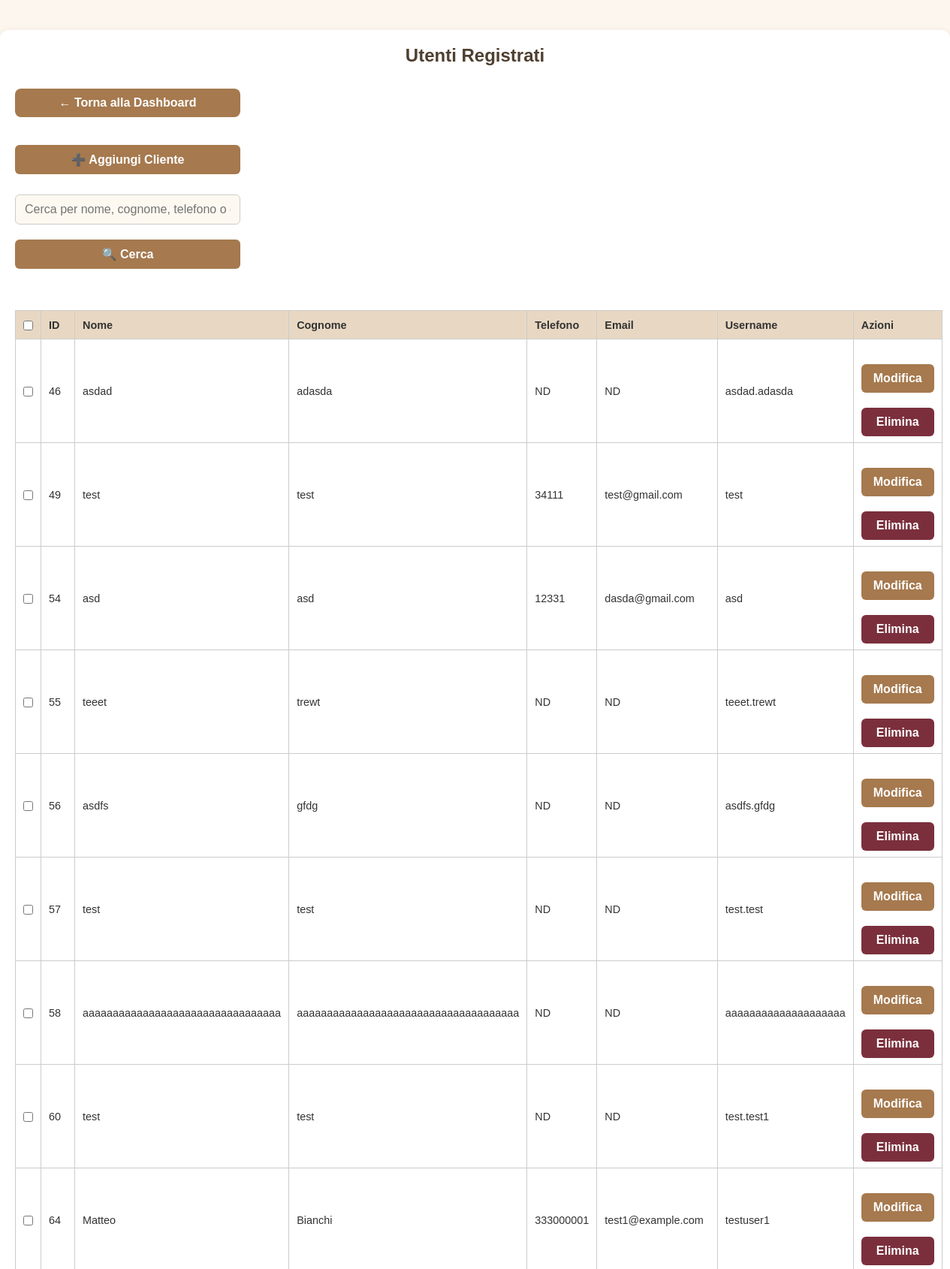
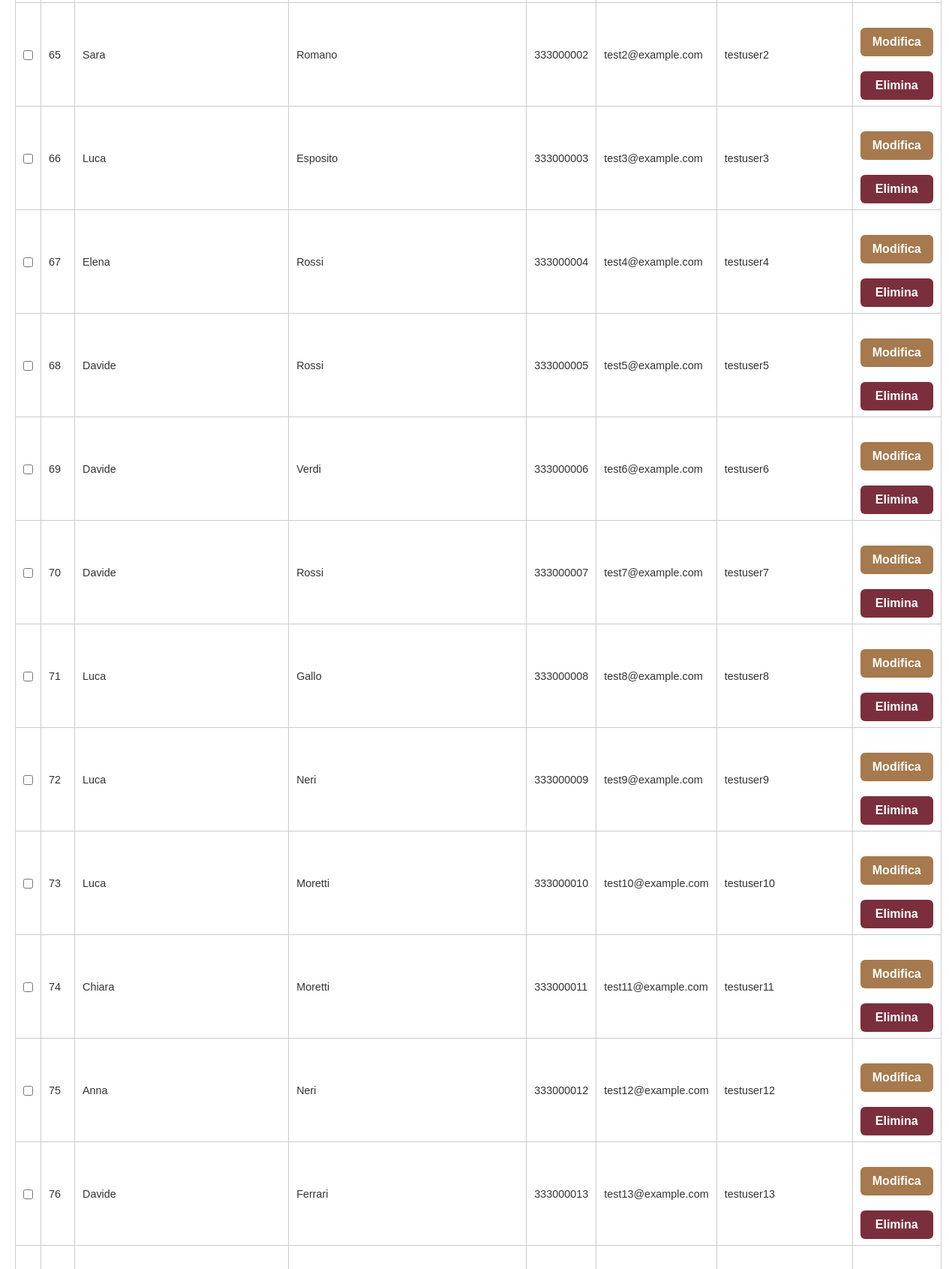
/admin_users (signed in, upper part), run on the app's committed database (2 pictures, top to bottom).
### tables this page shows
CREATE TABLE users (
            id INTEGER PRIMARY KEY AUTOINCREMENT,
            username TEXT NOT NULL UNIQUE,
            password TEXT NOT NULL
        , name TEXT NOT NULL DEFAULT 'NOME', surname TEXT NOT NULL DEFAULT 'COGNOME', phone TEXT NOT NULL DEFAULT '0000000000', email TEXT, newsletter_optin INTEGER DEFAULT 0);

### app.py (the view)
@app.route('/admin_users')
def admin_users():
    if 'admin' not in session:
        return redirect(url_for('login_admin'))
    page = int(request.args.get('page', 1))
    per_page = 50
    offset = (page - 1) * per_page
    search_query = request.args.get('search', '').strip()
    conn = sqlite3.connect('bookings.db')
    cursor = conn.cursor()
    if search_query:
        search = f"%{search_query}%"
        cursor.execute("""
            SELECT COUNT(*) FROM users
            WHERE name LIKE ? OR surname LIKE ? OR phone LIKE ? OR email LIKE ?
        """, (search, search, search, search))
        total_users = cursor.fetchone()[0]
        cursor.execute("""
            SELECT id, name, surname, phone, email, username
            FROM users
            WHERE name LIKE ? OR surname LIKE ? OR phone LIKE ? OR email LIKE ?
            ORDER BY id
            LIMIT ? OFFSET ?
        """, (search, search, search, search, per_page, offset))
    else:
        cursor.execute("SELECT COUNT(*) FROM users")
        total_users = cursor.fetchone()[0]
        cursor.execute("""
            SELECT id, name, surname, phone, email, username
            FROM users
            ORDER BY id
            LIMIT ? OFFSET ?
        """, (per_page, offset))
    users = cursor.fetchall()
    conn.close()
    total_pages = (total_users + per_page - 1) // per_page
    return render_template('admin_users.html',
                           users=users,
                           page=page,
                           total_pages=total_pages,
                           search_query=search_query)

### templates/admin_users.html (shortened to what this page needs)
<!DOCTYPE html>
<html lang="it">
<head>
  <link rel="stylesheet" href="{{ url_for('static', filename='style.css') }}">
</head>
<body>
  <div class="page">
    <div class="container">
      <h2>Utenti Registrati</h2>
      <div class="top-bar">
        <a class="dashboard-link full-width" href="{{ url_for('admin_dashboard') }}">&larr; Torna alla Dashboard</a>
        <a href="{{ url_for('admin_add_user') }}" class="full-width">
          <button class="big-btn full-width">➕ Aggiungi Cliente</button>
        </a>
        <form method="get" class="full-width search-form">
          <input type="text" name="search" placeholder="Cerca per nome, cognome, telefono o email"
                 value="{{ search_query or '' }}">
          <button type="submit" class="big-btn">🔍 Cerca</button>
        </form>
      </div>
      {% if users %}
      <form method="post" action="{{ url_for('delete_selected_users') }}">
        <table>
          <thead>
            <tr>
              <th><input type="checkbox" id="select-all"></th>
              <th>ID</th>
              <th>Nome</th>
              <th>Cognome</th>
              <th>Telefono</th>
              <th>Email</th>
              <th>Username</th>
              <th>Azioni</th>
            </tr>
          </thead>
          <tbody>
            {% for user in users %}
            <tr>
              <td><input type="checkbox" name="selected_users" value="{{ user[0] }}"></td>
              <td>{{ user[0] }}</td>
              <td>{{ user[1] }}</td>
              <td>{{ user[2] }}</td>
              <td>{{ user[3] }}</td>
              <td>{{ user[4] or 'ND' }}</td>
              <td>{{ user[5] }}</td>
              <td>
                <div class="actions">
                  <a href="{{ url_for('admin_edit_user', user_id=user[0]) }}">
                    <button class="big-btn" type="button">Modifica</button>
                  </a>
                  <form method="post" action="{{ url_for('admin_delete_user', user_id=user[0]) }}" onsubmit="return confirm('Confermi eliminazione utente {{ user[1] }} {{ user[2] }}?')">
                    <button type="submit" class="delete-btn">Elimina</button>
                  </form>
                </div>
              </td>
            </tr>
            {% endfor %}
          </tbody>
        </table>
      </form>
      {% else %}
        <p>Nessun utente registrato.</p>
      {% endif %}
    </div>
  </div>
</body>
</html>

### static/style.css (style rules this page uses)
* { box-sizing: border-box; margin: 0; padding: 0; }
body { font-family: 'Arial', sans-serif; background-color: #fdf6ec; color: #333; display: flex; flex-direction: column; align-items: center; padding: 20px; }
.container { width: 100%; max-width: 600px; background: #fffaf2; padding: 20px; border-radius: 8px; box-shadow: 0 4px 12px rgba(0, 0, 0, 0.1); margin: 20px 0; }
h1, h2, h3 { text-align: center; color: #4e3f2f; margin-bottom: 15px; }
form { display: flex; flex-direction: column; }
input, select, button { padding: 10px; margin-top: 5px; background-color: #fef9f0; color: #333; border: 1px solid #ccc; border-radius: 5px; font-size: 16px; }
button { background-color: #a67c52; color: #fff; cursor: pointer; font-weight: bold; transition: background-color 0.3s; border: none; }
.big-btn { width: 100%; padding: 15px; font-size: 18px; margin: 10px 0; }
a { display: block; text-align: center; margin-top: 15px; text-decoration: none; color: #a67c52; font-weight: bold; }
table { width: 100%; border-collapse: collapse; margin-top: 20px; background-color: #fff; color: #333; }
table, th, td { border: 1px solid #ddd; }
th, td { padding: 10px; text-align: center; }
th { background-color: #f0e6d6; color: #333; }

### templates/admin_users.html (style rules this page uses)
body { margin: 0; padding: 0; background-color: #fdf6ee; font-family: sans-serif; }
.page { width: 100%; display: flex; justify-content: center; }
.container { max-width: 1400px; margin: 40px auto; padding: 20px; background-color: #fff; border-radius: 12px; box-shadow: 0 0 10px rgba(0, 0, 0, 0.05); }
.dashboard-link { display: inline-block; padding: 10px 20px; background-color: #a6794e; color: white; border-radius: 8px; text-decoration: none; font-weight: bold; transition: background-color 0.3s ease; text-align: center; }
table { width: 100%; border-collapse: collapse; font-size: 0.9rem; }
table th, table td { padding: 8px 10px; text-align: left; border: 1px solid #ccc; }
table th { background-color: #e8d8c3; }
.actions { display: flex; flex-direction: column; gap: 5px; }
.big-btn, .delete-btn { padding: 10px 16px; font-size: 1rem; border: none; border-radius: 6px; cursor: pointer; color: #fff; }
.big-btn { background-color: #a6794e; }
.delete-btn { background-color: #7b2f3c !important; }
.top-bar { display: flex; flex-direction: column; align-items: flex-start; gap: 12px; margin-bottom: 25px; width: 300px; }
.full-width { width: 100%; }
.search-form { display: flex; gap: 10px; width: 100%; }
.search-form input { flex: 1; padding: 10px 12px; border: 1px solid #ccc; border-radius: 6px; font-size: 1rem; }

### data on the page
users: id "46", name "asdad", surname "adasda", phone "ND", username "asdad.adasda"
users: id "49", name "test", surname "test", phone "34111", email "test@gmail.com", username "test"
users: id "54", name "asd", surname "asd", phone "12331", email "dasda@gmail.com", username "asd"
users: id "55", name "teeet", surname "trewt", phone "ND", username "teeet.trewt"
users: id "56", name "asdfs", surname "gfdg", phone "ND", username "asdfs.gfdg"
users: id "57", name "test", surname "test", phone "ND", username "test.test"
users: id "58", name "aaaaaaaaaaaaaaaaaaaaaaaaaaaaaaaaa", surname "aaaaaaaaaaaaaaaaaaaaaaaaaaaaaaaaaaaaa", phone "ND", username "aaaaaaaaaaaaaaaaaaaa"
users: id "60", name "test", surname "test", phone "ND", username "test.test1"
users: id "64", name "Matteo", surname "Bianchi", phone "333000001", email "test1@example.com", username "testuser1"
users: id "65", name "Sara", surname "Romano", phone "333000002", email "test2@example.com", username "testuser2"
users: id "66", name "Luca", surname "Esposito", phone "333000003", email "test3@example.com", username "testuser3"
users: id "67", name "Elena", surname "Rossi", phone "333000004", email "test4@example.com", username "testuser4"
users: id "68", name "Davide", surname "Rossi", phone "333000005", email "test5@example.com", username "testuser5"
users: id "69", name "Davide", surname "Verdi", phone "333000006", email "test6@example.com", username "testuser6"
users: id "70", name "Davide", surname "Rossi", phone "333000007", email "test7@example.com", username "testuser7"
users: id "71", name "Luca", surname "Gallo", phone "333000008", email "test8@example.com", username "testuser8"
users: id "72", name "Luca", surname "Neri", phone "333000009", email "test9@example.com", username "testuser9"
users: id "73", name "Luca", surname "Moretti", phone "333000010", email "test10@example.com", username "testuser10"
users: id "74", name "Chiara", surname "Moretti", phone "333000011", email "test11@example.com", username "testuser11"
users: id "75", name "Anna", surname "Neri", phone "333000012", email "test12@example.com", username "testuser12"
users: id "76", name "Davide", surname "Ferrari", phone "333000013", email "test13@example.com", username "testuser13"
